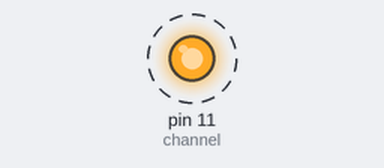
Bench run of a program on a simulated Raspberry Pi (header pin numbers). Parts: output pins drawn as LEDs (lit = HIGH). Dashed ring = blinking. At 6.0 s the program stops and its outputs stay as they are.

Above: at 0.15 s.
Timing chart, 0 to 3.0 s (numbered marks = the images above):
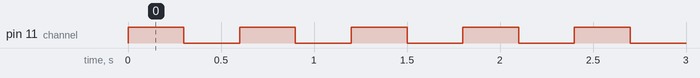

The program:

led1.py
```python
#!/usr/bin/env python
# encoding: utf-8

import RPi.GPIO as GPIO
import time

GPIO.setmode(GPIO.BOARD)

channel = 11
i = 10

GPIO.setup(channel, GPIO.OUT)
while i:
    GPIO.output(channel, 1)
    time.sleep(0.3)
    GPIO.output(channel, 0)
    time.sleep(0.3)
    i -= 1

GPIO.cleanup()
```

Measured:
- by itself, pin 11 (channel): alternates HIGH for 0.30 s and LOW for 0.30 s, 20 changes in all, then stays LOW
